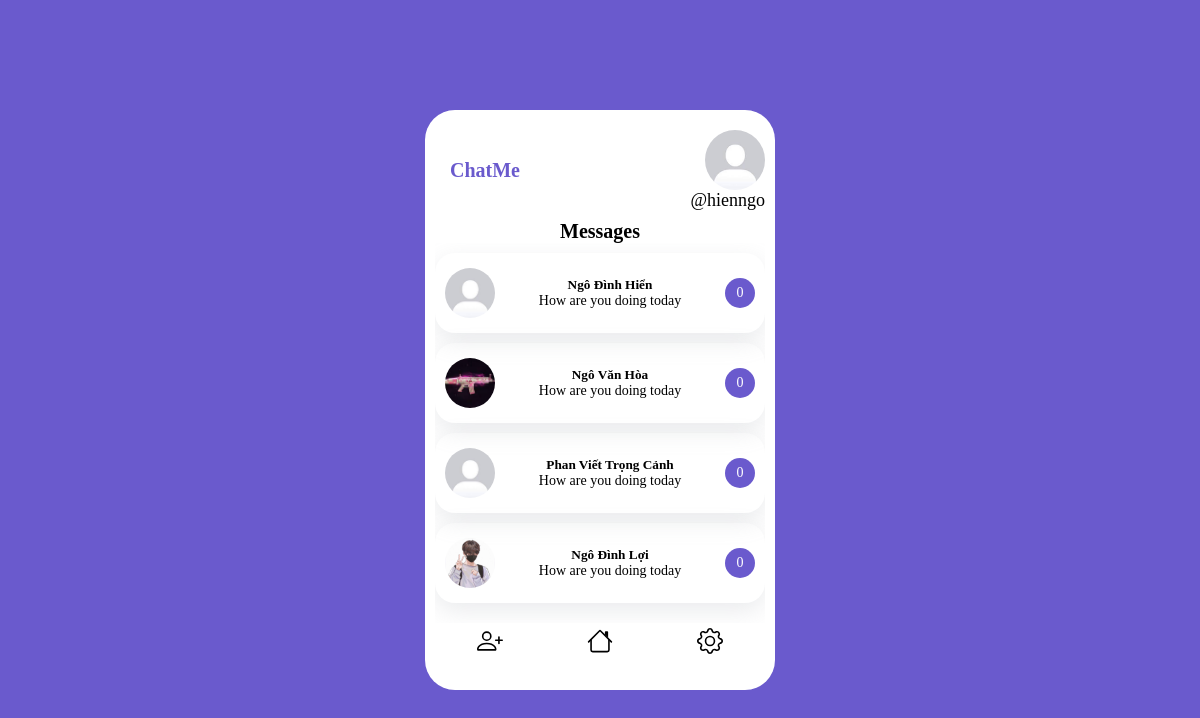
Page /chat/ (signed in) on the committed database.
### mychatapp/models.py (models this page shows, shortened)
class Frofile(models.Model):
    user = models.OneToOneField(User, on_delete=models.CASCADE)
    name = models.CharField(max_length=100)
    pic = models.ImageField(upload_to="img", blank=True, null=True)
    friends = models.ManyToManyField('Friend', related_name='my_friends', blank=True, null=True)

class Friend(models.Model):
    profile = models.OneToOneField(Frofile, on_delete=models.CASCADE)

### mychatapp/views.py (the view)
# urls.py: path('', index, name="index"),
def index(request):
    user = request.user.frofile
    friends = Friend.objects.all()
    context = {'users': user, 'friends': friends}
    return render(request, "mychatapp/index.html", context)

### mychatapp/templates/mychatapp/index.html (shortened to what this page needs)
{% extends "mychatapp/base.html" %}
{% block content %}
<div class="chat-container">
    <div class="main">
      <div class="logo">
        ChatMe
      </div>
      <div class="sub-main">
        <div class="main-user">
          <img src="{{users.pic.url}}" alt="profile picture" />
        </div>
        <p>@{{request.user.username}}</p>
      </div>
    </div>
    <div class="header">Messages</div>
    <div class="friends-container">
      {% for friend in friends %}
      <a href="{% url 'detail' friend.profile.id %}" style="color:black; text-decoration: none">
        <div class="friends">
          <div class="pic">
            <img src="{{ friend.profile.pic.url }}" alt="Loi" />
          </div>
          <div class="name">
            <h5>{{ friend.profile.name }}</h5>
            <p>How are you doing today</p>
          </div>
          <div class="time_new_msg">
            <div class="msg">0</div>
          </div>
        </div>
      </a>
      {% endfor %}
    </div>
    <div class="footer">
      <div>
      </div>
      <div>
      </div>
      <div>
      </div>
    </div>
</div>
{% endblock content %}

### mychatapp/static/css/style.css (style rules this page uses)
* { padding: 0px; margin: 0px; box-sizing: border-box; font-family: Poppins; }
body { width: 100%; height: 100vh; display: flex; align-items: center; justify-content: center; background-color: slateblue; font-family: Poppins; }
.logo { width: 100px; height: 100px; display: flex; align-items: center; justify-content: center; font-size: 20px; font-weight: bold; color: slateblue; line-height: 20px; }
.main { width: 100%; height: auto; display: flex; align-items: center; justify-content: space-between; }
img { object-fit: cover; height: 100%; width: 100%; border-radius: 50%; }
.chat-container, .chat-container2 { width: 350px; height: 580px; background-color: white; border-radius: 30px; padding: 10px 10px }
.sub-main { width: 200px; display: flex; align-items: flex-end; justify-content: center; flex-direction: column; }
.sub-main p { font-size: 18px; }
.main-user { width: 60px; height: 60px; float: right; border-radius: 50%; }
.header { width: 100%; height: auto; display: flex; align-items: center; justify-content: center; font-size: 20px; font-weight: bold; }
.friends-container { width: 100%; height: 380px; overflow: auto; }
.friends { width: 100%; height: 80px; box-shadow: rgba(149, 157, 165, 0.2) 0px 8px 24px; border-radius: 20px; display: flex; align-items: center; justify-content: space-between; margin-top: 10px; padding: 0px 10px; }
.pic, .pro-pic { width: 50px; height: 50px; border-radius: 50%; }
.name { flex-grow: 2; display: flex; align-items: center; justify-content: center; flex-direction: column; }
.name p { font-size: 14px; }
.time_new_msg { width: auto; height: 50px; display: flex; align-items: center; justify-content: center; flex-direction: column; }
.msg { width: 30px; height: 30px; background-color: slateblue; border-radius: 50%; text-align: center; color: white; display: flex; align-items: center; justify-content: center; font-size: 14px; }
.footer { width: 100%; height: 40px; display: flex; align-items: center; justify-content: space-around; }
svg { cursor: pointer; }

### rows in the picture
Frofile: pic (placeholder picture)
Friend: profile.pic (placeholder picture), profile.name "Ngô Đình Hiển"
Friend: profile.pic (picture), profile.name "Ngô Văn Hòa"
Friend: profile.pic (picture), profile.name "Phan Viết Trọng Cảnh"
Friend: profile.pic (picture), profile.name "Ngô Đình Lợi"

### other values in the picture
{{ request.user.username }} "hienngo"
